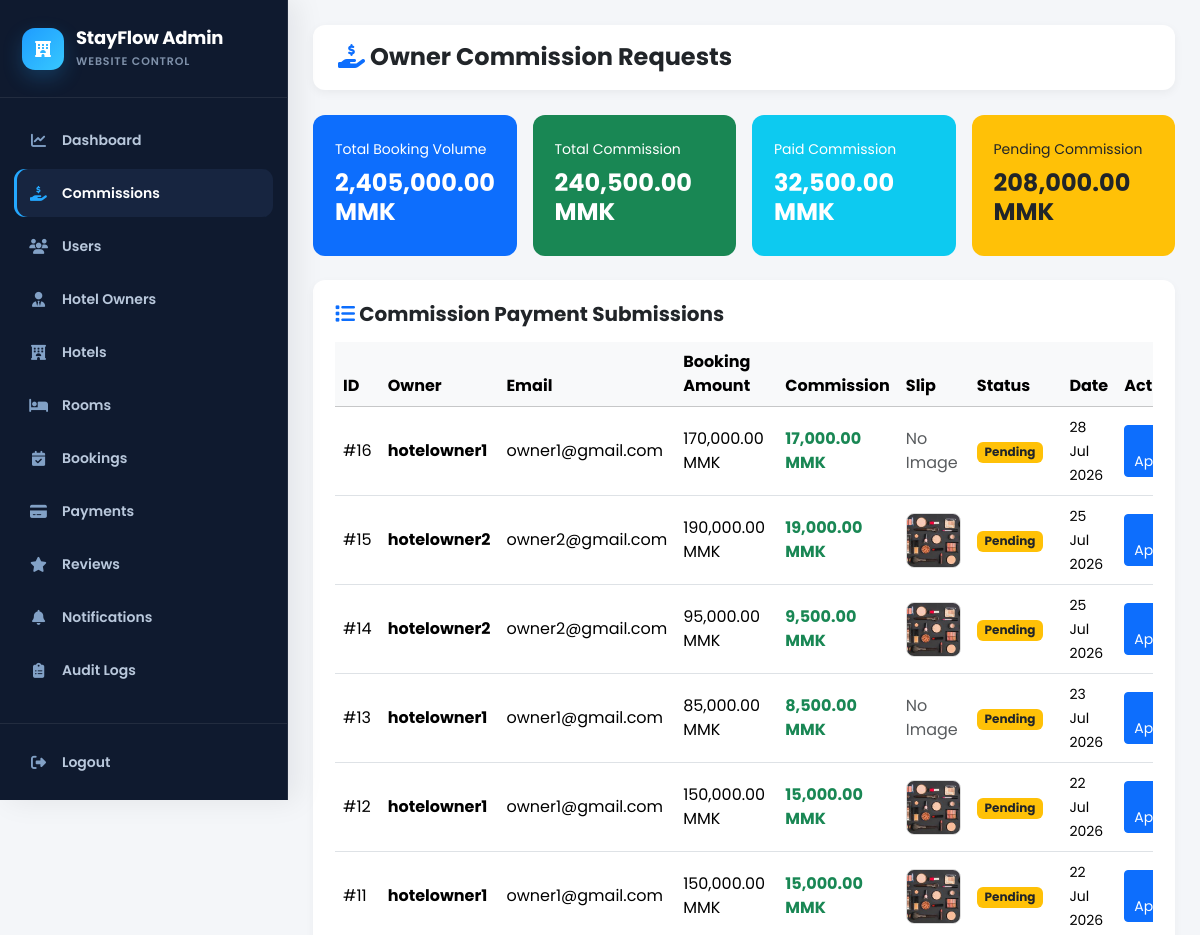
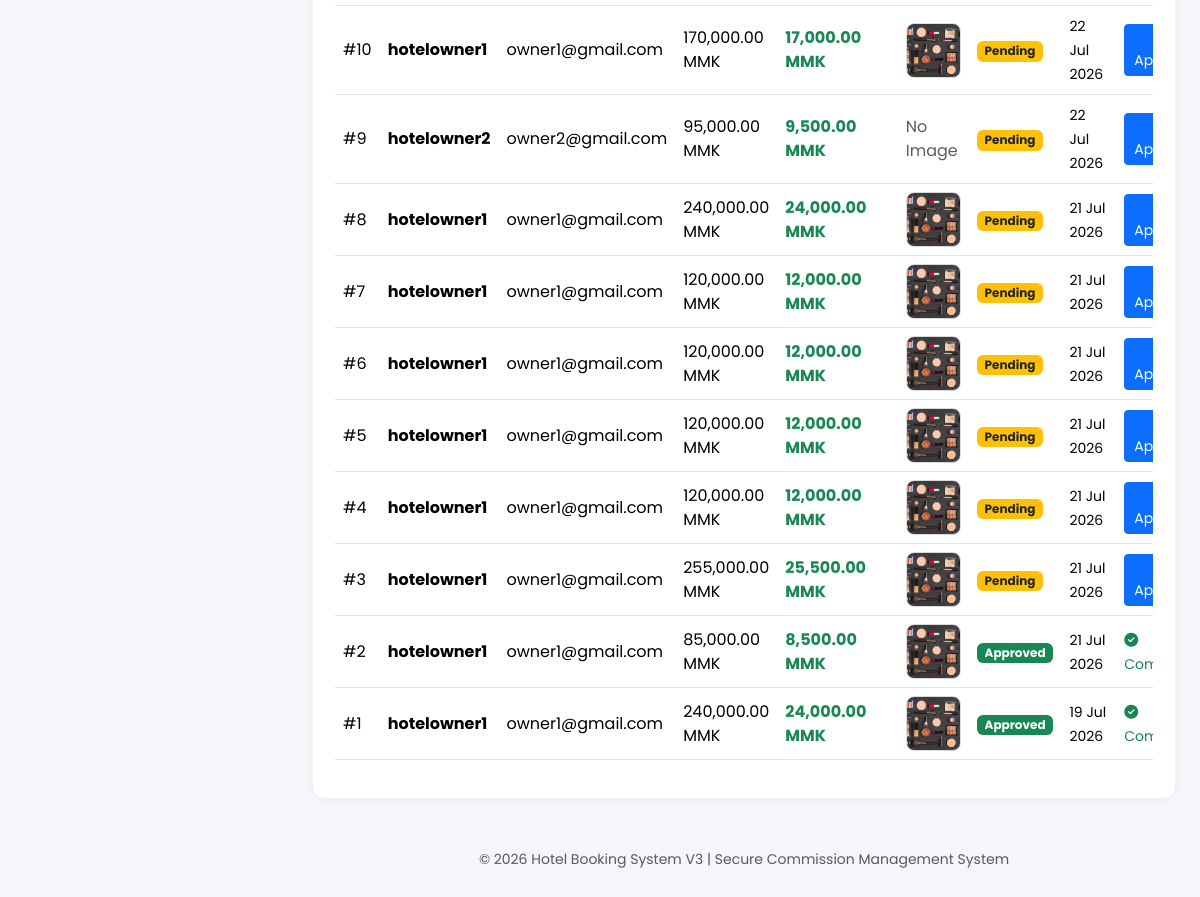
The app's page /admin/manage_commissions.php (signed in) with its own data (2 pictures, top to bottom).
### tables this page shows
CREATE TABLE `commissions` (
  `commission_id` int(11) NOT NULL,
  `booking_id` int(11) NOT NULL,
  `owner_id` int(11) NOT NULL,
  `amount` decimal(10,2) NOT NULL,
  `payment_slip` varchar(255) NOT NULL,
  `booking_amount` decimal(12,2) NOT NULL,
  `commission_rate` decimal(5,2) NOT NULL DEFAULT 10.00,
  `commission_amount` decimal(12,2) NOT NULL,
  `owner_amount` decimal(12,2) NOT NULL,
  `commission_status` enum('Pending','Paid') DEFAULT 'Pending',
  `created_at` timestamp NOT NULL DEFAULT current_timestamp()
);

CREATE TABLE `users` (
  `user_id` int(11) NOT NULL,
  `username` varchar(50) NOT NULL,
  `full_name` varchar(100) NOT NULL,
  `first_name` varchar(50) NOT NULL,
  `last_name` varchar(50) NOT NULL,
  `email` varchar(150) NOT NULL,
  `phone` varchar(20) DEFAULT NULL,
  `password` varchar(255) NOT NULL,
  `profile_image` varchar(255) DEFAULT 'default.png',
  `role` enum('admin','owner','customer') NOT NULL DEFAULT 'customer',
  `gender` enum('Male','Female','Other') DEFAULT NULL,
  `date_of_birth` date DEFAULT NULL,
  `address` text NOT NULL,
  `city` varchar(50) NOT NULL,
  `country` varchar(50) NOT NULL,
  `postal_code` varchar(20) DEFAULT NULL,
  `status` enum('active','inactive','blocked') DEFAULT 'active',
  `email_verified` tinyint(1) DEFAULT 0,
  `remember_token` varchar(255) DEFAULT NULL,
  `last_login` datetime DEFAULT NULL,
  `created_at` timestamp NOT NULL DEFAULT current_timestamp(),
  `updated_at` timestamp NOT NULL DEFAULT current_timestamp() ON UPDATE current_timestamp()
);

### admin/manage_commissions.php (the view, shortened to what this page needs)
<?php
require_once '../config/config.php';
$limit = 20;
$page =
intval(
    $_GET['page'] ?? 1
);
$offset =
($page-1)*$limit;
$stats_query = mysqli_query(
$conn,
"
SELECT
IFNULL(SUM(booking_amount),0)
AS total_sales,
IFNULL(SUM(commission_amount),0)
AS total_commission,
IFNULL(
SUM(
CASE
WHEN commission_status='Paid'
THEN commission_amount
ELSE 0
END
)
,0)
AS approved_commission,
IFNULL(
SUM(
CASE
WHEN commission_status!='Paid'
OR commission_status IS NULL
THEN commission_amount
ELSE 0
END
)
,0)
AS pending_commission
FROM commissions
"
);
$stats =
mysqli_fetch_assoc(
    $stats_query
);
$total_sales =
$stats['total_sales'] ?? 0;
$total_commission =
$stats['total_commission'] ?? 0;
$approved_commission =
$stats['approved_commission'] ?? 0;
$pending_commission =
$stats['pending_commission'] ?? 0;
$commissions_stmt = mysqli_prepare(
$conn,
"
SELECT
c.*,
u.username,
u.email
FROM commissions c
LEFT JOIN users u
ON c.owner_id=u.user_id
ORDER BY c.commission_id DESC
LIMIT ? OFFSET ?
"
);
mysqli_stmt_bind_param(
$commissions_stmt,
"ii",
$limit,
$offset
);
mysqli_stmt_execute(
    $commissions_stmt
);
$commissions_query =
mysqli_stmt_get_result(
    $commissions_stmt
);
?>
<!DOCTYPE html>
<html lang="en">
<head>
<link href="https://cdn.jsdelivr.net/npm/bootstrap@5.3.2/dist/css/bootstrap.min.css" rel="stylesheet">
<link href="https://cdnjs.cloudflare.com/ajax/libs/font-awesome/6.5.1/css/all.min.css" rel="stylesheet">
<link rel="stylesheet" href="../assets/css/admin-sidebar.css?v=2">
</head>
<body>
<div class="wrapper">
<?php include __DIR__ . '/../includes/admin_sidebar.php'; ?>
<main class="main-content">
<div class="topbar">
<h4 class="fw-bold mb-0">
<i class="fa-solid fa-hand-holding-dollar text-primary"></i>
Owner Commission Requests
</h4>
</div>
<div class="row g-3 mb-4">
<div class="col-md-3">
<div class="stat-card bg-primary">
<small>
Total Booking Volume
</small>
<h4 class="fw-bold mt-2">
<?=number_format($total_sales,2)?>
MMK
</h4>
</div>
</div>
<div class="col-md-3">
<div class="stat-card bg-success">
<small>
Total Commission
</small>
<h4 class="fw-bold mt-2">
<?=number_format($total_commission,2)?>
MMK
</h4>
</div>
</div>
<div class="col-md-3">
<div class="stat-card bg-info">
<small>
Paid Commission
</small>
<h4 class="fw-bold mt-2">
<?=number_format($approved_commission,2)?>
MMK
</h4>
</div>
</div>
<div class="col-md-3">
<div class="stat-card bg-warning text-dark">
<small>
Pending Commission
</small>
<h4 class="fw-bold mt-2">
<?=number_format($pending_commission,2)?>
MMK
</h4>
</div>
</div>
</div>
<div class="card-box">
<h5 class="fw-bold mb-3">
<i class="fa-solid fa-list text-primary"></i>
Commission Payment Submissions
</h5>
<div class="table-responsive">
<table class="table table-hover align-middle">
<thead class="table-light">
<tr>
<th>ID</th>
<th>Owner</th>
<th>Email</th>
<th>Booking Amount</th>
<th>Commission</th>
<th>Slip</th>
<th>Status</th>
<th>Date</th>
<th>Action</th>
</tr>
</thead>
<tbody>
<?php if($commissions_query && mysqli_num_rows($commissions_query)>0): ?>
<?php while($row=mysqli_fetch_assoc($commissions_query)): ?>
<tr>
<td>
#<?=$row['commission_id']?>
</td>
<td>
<strong>
<?=htmlspecialchars($row['username'] ?? 'Unknown')?>
</strong>
</td>
<td>
<?=htmlspecialchars($row['email'] ?? '-')?>
</td>
<td>
<?=number_format($row['booking_amount'] ?? 0,2)?>
MMK
</td>
<td>
<strong class="text-success">
<?=number_format($row['commission_amount'] ?? 0,2)?>
MMK
</strong>
</td>
<td>
<?php if(
!empty($row['payment_slip'])
&&
file_exists(
'../assets/images/slips/'.$row['payment_slip']
)
): ?>
<a href="../assets/images/slips/<?=htmlspecialchars($row['payment_slip'])?>"
target="_blank">
<img src="../assets/images/slips/<?=htmlspecialchars($row['payment_slip'])?>"
class="slip-thumb">
</a>
<?php else: ?>
<span class="text-muted">
No Image
</span>
<?php endif; ?>
</td>
<td>
<?php if(
($row['commission_status'] ?? '')==="Paid"
): ?>
<span class="badge bg-success">
Approved
</span>
<?php else: ?>
<span class="badge bg-warning text-dark">
Pending
</span>
<?php endif; ?>
</td>
<td>
<small>
<?=
!empty($row['created_at'])
?
date(
"d M Y",
strtotime($row['created_at'])
)
:
"N/A"
?>
</small>
</td>
<td>
<?php if(
($row['commission_status'] ?? '')!=="Paid"
): ?>
<form method="POST"
onsubmit="return confirm('Approve this commission payment?');">
<button type="submit"
name="approve_commission"
class="btn btn-sm btn-primary">
Approve
</button>
</form>
<?php else: ?>
<span class="text-success small">
<i class="fa-solid fa-circle-check"></i>
Completed
</span>
<?php endif; ?>
</td>
</tr>
<?php endwhile; ?>
<?php endif; ?>
</tbody>
</table>
</div>
</div>
        <footer class="text-center text-muted py-4">
            <small>
            © <?=date('Y')?> Hotel Booking System V3 |
            Secure Commission Management System
            </small>
        </footer>
    </main>
</div>
</body>
</html>

### assets/css/admin-sidebar.css (style rules this page uses)
:root { --admin-sidebar-width: 288px; --admin-sidebar-bg: #0f1a2f; --admin-sidebar-panel: #172540; --admin-sidebar-text: #b9c8dc; --admin-sidebar-muted: #7f91aa; --admin-sidebar-accent: #24a8ff; --admin-sidebar-border: rgba(255,255,255,.08); }
body > .wrapper, .wrapper { min-height: 100vh; }
.admin-shared-sidebar ~ .main-content, .wrapper > .main-content { margin-left: var(--admin-sidebar-width) !important; width: calc(100% - var(--admin-sidebar-width)) !important; max-width: none !important; min-height: 100vh; box-sizing: border-box; }

### admin/manage_commissions.php (style rules this page uses)
body { font-family:'Poppins',sans-serif; background:#f4f6f9; }
.wrapper { display:flex; min-height:100vh; }
.main-content { margin-left:260px; width:calc(100% - 260px); padding:25px; }
.topbar { background:white; padding:18px 25px; border-radius:12px; box-shadow:0 3px 10px rgba(0,0,0,.05); margin-bottom:25px; }
.card-box { background:white; padding:22px; border-radius:12px; box-shadow:0 3px 10px rgba(0,0,0,.04); margin-bottom:25px; }
.stat-card { border-radius:12px; padding:22px; color:white; height:100%; }
.slip-thumb { width:55px; height:55px; object-fit:cover; border-radius:8px; border:1px solid #ddd; cursor:pointer; }
.table td { vertical-align:middle; }

### records on screen
commissions: commission_id "16", owner.username "hotelowner1", owner.email "owner1@gmail.com", booking_amount "170,000.00", commission_amount "17,000.00", payment_slip "No Image", commission_status "Pending", created_at "28 Jul 2026"
commissions: commission_id "15", owner.username "hotelowner2", owner.email "owner2@gmail.com", booking_amount "190,000.00", commission_amount "19,000.00", payment_slip (picture), commission_status "Pending", created_at "25 Jul 2026"
commissions: commission_id "14", owner.username "hotelowner2", owner.email "owner2@gmail.com", booking_amount "95,000.00", commission_amount "9,500.00", payment_slip (picture), commission_status "Pending", created_at "25 Jul 2026"
commissions: commission_id "13", owner.username "hotelowner1", owner.email "owner1@gmail.com", booking_amount "85,000.00", commission_amount "8,500.00", payment_slip "No Image", commission_status "Pending", created_at "23 Jul 2026"
commissions: commission_id "12", owner.username "hotelowner1", owner.email "owner1@gmail.com", booking_amount "150,000.00", commission_amount "15,000.00", payment_slip (picture), commission_status "Pending", created_at "22 Jul 2026"
commissions: commission_id "11", owner.username "hotelowner1", owner.email "owner1@gmail.com", booking_amount "150,000.00", commission_amount "15,000.00", payment_slip (picture), commission_status "Pending", created_at "22 Jul 2026"
commissions: commission_id "10", owner.username "hotelowner1", owner.email "owner1@gmail.com", booking_amount "170,000.00", commission_amount "17,000.00", payment_slip (picture), commission_status "Pending", created_at "22 Jul 2026"
commissions: commission_id "9", owner.username "hotelowner2", owner.email "owner2@gmail.com", booking_amount "95,000.00", commission_amount "9,500.00", payment_slip "No Image", commission_status "Pending", created_at "22 Jul 2026"
commissions: commission_id "8", owner.username "hotelowner1", owner.email "owner1@gmail.com", booking_amount "240,000.00", commission_amount "24,000.00", payment_slip (picture), commission_status "Pending", created_at "21 Jul 2026"
commissions: commission_id "7", owner.username "hotelowner1", owner.email "owner1@gmail.com", booking_amount "120,000.00", commission_amount "12,000.00", payment_slip (picture), commission_status "Pending", created_at "21 Jul 2026"
commissions: commission_id "6", owner.username "hotelowner1", owner.email "owner1@gmail.com", booking_amount "120,000.00", commission_amount "12,000.00", payment_slip (picture), commission_status "Pending", created_at "21 Jul 2026"
commissions: commission_id "5", owner.username "hotelowner1", owner.email "owner1@gmail.com", booking_amount "120,000.00", commission_amount "12,000.00", payment_slip (picture), commission_status "Pending", created_at "21 Jul 2026"
commissions: commission_id "4", owner.username "hotelowner1", owner.email "owner1@gmail.com", booking_amount "120,000.00", commission_amount "12,000.00", payment_slip (picture), commission_status "Pending", created_at "21 Jul 2026"
commissions: commission_id "3", owner.username "hotelowner1", owner.email "owner1@gmail.com", booking_amount "255,000.00", commission_amount "25,500.00", payment_slip (picture), commission_status "Pending", created_at "21 Jul 2026"
commissions: commission_id "2", owner.username "hotelowner1", owner.email "owner1@gmail.com", booking_amount "85,000.00", commission_amount "8,500.00", payment_slip (picture), commission_status "Approved", created_at "21 Jul 2026"
commissions: commission_id "1", owner.username "hotelowner1", owner.email "owner1@gmail.com", booking_amount "240,000.00", commission_amount "24,000.00", payment_slip (picture), commission_status "Approved", created_at "19 Jul 2026"

### other values on screen
$item['label'] "Dashboard"
$item['label'] "Commissions"
$item['label'] "Users"
$item['label'] "Hotel Owners"
$item['label'] "Hotels"
$item['label'] "Rooms"
$item['label'] "Bookings"
$item['label'] "Payments"
$item['label'] "Reviews"
$item['label'] "Notifications"
$item['label'] "Audit Logs"
$total_sales "2,405,000.00"
$total_commission "240,500.00"
$approved_commission "32,500.00"
$pending_commission "208,000.00"
